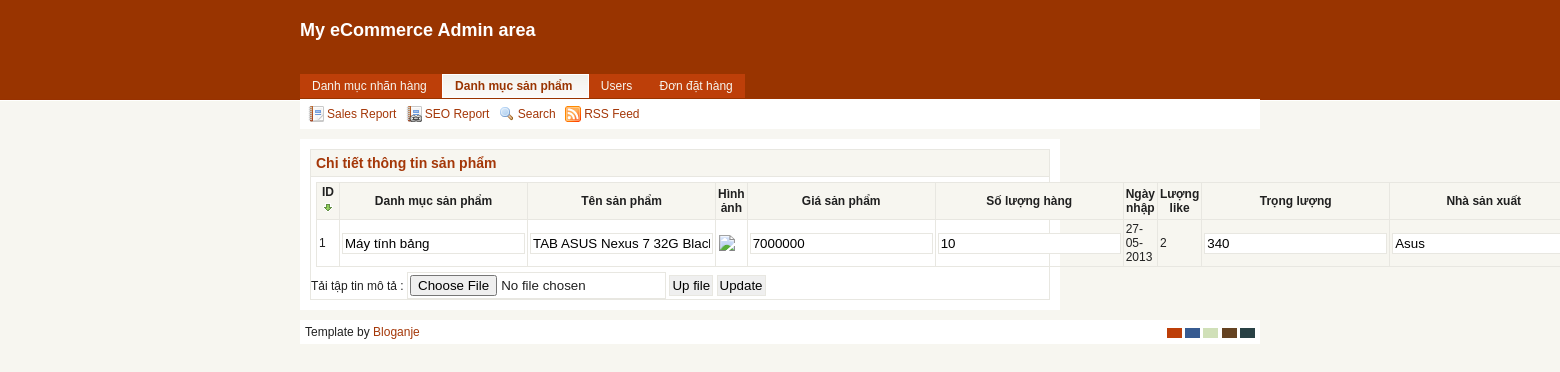
/admin/index_products.php?pid=1, run on the app's committed database.
### tables this page shows
CREATE TABLE IF NOT EXISTS `products` (
  `id` int(11) NOT NULL AUTO_INCREMENT,
  `category_id` int(11) NOT NULL,
  `product` varchar(100) NOT NULL,
  `image_small` longblob NOT NULL,
  `image_big` longblob NOT NULL,
  `price` bigint(20) unsigned NOT NULL,
  `quantity` int(10) unsigned NOT NULL,
  `date_created` timestamp NOT NULL DEFAULT CURRENT_TIMESTAMP,
  `likes` int(10) unsigned NOT NULL DEFAULT '0',
  `weight` int(11) NOT NULL,
  `maker` varchar(100) NOT NULL,
  `color` varchar(100) NOT NULL,
  PRIMARY KEY (`id`)
);

CREATE TABLE IF NOT EXISTS `categories` (
  `id` int(11) NOT NULL AUTO_INCREMENT,
  `category` varchar(100) NOT NULL,
  `description` text NOT NULL,
  `image` longblob NOT NULL,
  PRIMARY KEY (`id`)
);

### admin/modules/products_control.php (called while the page is built, shortened)
<?php
include('products_model.php');
	class pro_control
	{
	function show_detail($pid)
	{
		$prod = new Product();
		$results = $prod->show_one_prod($pid);
		include('details_product_view.php');
	}
	}
?>

### admin/includes/mysql.php (called while the page is built, shortened)
<?php
	class MySQLProvider {
	public $servername="localhost";
	public $username="root";
	public $pass="";
	function getconnect() {
	$conn=mysql_connect($this->servername,$this->username,$this->pass);
			if($conn==false)
			{
				die("Could not connect to MySQL:".mysql_error());
			}
			else
			{
				return $conn;
			}
	}
	function getresult($query) {
		$conn = $this->getconnect();
		$result = mysql_query($query,$conn);
		return $result;
	}
	}
?>

### admin/modules/products_model.php (called while the page is built, shortened)
<?php
	class Product {
		function show_one_prod($pid) {
			$mysql = new MySQLProvider();
			$query = "select * from products where id='".$pid."'";
			$result = $mysql->getresult($query);
			return $result;
		}
		function show_cat_prod($cid) {
			$mysql = new MySQLProvider();
			$query = "select * from categories where id = '".$cid."'";
			$result = $mysql->getresult($query);
			if($row = mysql_fetch_array($result))
            {
                $cat_name = $row['category'];
				return $cat_name;
			}
		}
	}
?>

### admin/modules/details_product_view.php (the view, shortened to what this page needs)
<div id="content">
                <div id="box">
                	<h3>Chi tiết thông tin sản phẩm</h3>
                	<table width='100%'>
						<thead>
							<tr>
                            	<th width="40px">ID<img src="img/icons/arrow_down_mini.gif" width="16" height="16" align="absmiddle" /></th>
                            	<th>Danh mục sản phẩm</th>
								<th> Tên sản phẩm </th>
								<th> Hình ảnh </th>
								<th> Giá sản phẩm </th>
								<th> Số lượng hàng </th>
								<th> Ngày nhập </th>
								<th> Lượng like </th>
								<th> Trọng lượng </th>
								<th> Nhà sản xuất </th>
                            </tr>
						</thead>
						<tbody>
						<form action="<?php echo $_SERVER['REQUEST_URI']; ?>" method="POST" enctype="multipart/form-data">
						<?php
							if($row=mysql_fetch_array($results))
							{
								$pid = $row["id"];
								$cid = $row["category_id"];
								$catprod = $prod->show_cat_prod($cid);
								echo "<tr>";
								echo "<td>";
								echo $row["id"];
								echo "</td>";
								echo "<td>";
								echo "<input type='text' value='".$catprod."' name='product' />";$catprod;
								echo "</td>";
								echo "<td>";
								echo "<input type='text' value='".$row["product"]."' name='product' />";
								echo "</td>";
								echo "<td>";
								echo "<img src='modules/image_prod.php?id=".$pid."' />";
								echo "</td>";
								echo "<td>";
								echo "<input type='text' value='".$row["price"]."' name='price' />";
								echo "</td>";
								echo "<td>";
								echo "<input type='text' value='".$row["quantity"]."' name='quantity' />";
								echo "</td>";
								echo "<td>";
								echo date('d-m-Y',strtotime($row["date_created"]));
								echo "</td>";
								echo "<td>";
								echo $row["likes"];
								echo "</td>";
								echo "<td>";
								echo "<input type='text' value='".$row["weight"]."' name='weight' />";
								echo "</td>";
								echo "<td>";
								echo "<input type='text' value='".$row["maker"]."' name='maker' />";
								echo "</td>";
								echo "</tr>";
							}
						?>
						</tbody>
					</table>
					<label for="file_up">Tải tập tin mô tả : </label>
					<input name="file_up"  type="file" />
					<input type="submit" value="Up file" name="upload_file" />
					<input type="submit" value="Update" name="up" />
                  </div>
</div>

### admin/css/theme.css (style rules this page uses)
body { background:#f7f6f0 url(../img/bg.jpg) repeat-x top; color: #202020; }
a, a:visited { color:#a43708; }
input { border:1px solid #e8e7e1; }
#header h2 { color:#FFF; }
#content { background:#FFF; }
#topmenu a,#topmenu a:visited { color:#f7f6f0; background:#bd3f09; }
#topmenu .current a, #topmenu .current a:hover, #topmenu .current a:visited { color:#993400; background: #FFF url(../img/bg_menu_red.jpg) repeat-x top; border-left: #FFF 1px solid; border-right: #FFF 1px solid; }
#top-panel { background:#FFF; }
table { background:none; }
td, th { border:1px solid #e8e7e1; }
thead { background:#f7f6f0; }
#styleswitcher { background:#FFFFFF; }
#footer { background:#FFF; }
#box { border:1px solid #e8e7e1; }
#box h3 { background:#f7f6f0; border-bottom:1px solid #e8e7e1; color:#a43708; }

### admin/css/style.css (style rules this page uses)
* { margin:0; padding:0; }
img, div,a { behavior: url(css/iepngfix.htc) }
body { font-size: 12px; font-family: Arial, Tahoma, Verdana; }
a, a:visited { text-decoration:none; }
img { border:0; margin:1px; }
input { padding:2px; }
#container { width:960px; margin-left:auto; margin-right:auto; }
#header { width:960px; }
#header h2 { margin-top:20px; }
#content { width:740px; float:left; margin:10px 0 10px 0; padding:10px; }
#footer { clear:both; padding:5px; margin-top:10px; }
#box h3 { padding:5px; font-size:14px; }
#topmenu { margin-top:33px; width:700px; float:left; voice-family:inherit; }
#topmenu ul { list-style:none; line-height:25px; }
#topmenu li { display:inline; }
#topmenu a,#topmenu a:visited { padding:5px 12px 5px 12px; text-decoration:none; }
#topmenu .current a, #topmenu .current a:hover, #topmenu .current a:visited { padding:5px 12px 5px 12px; font-weight:bold; }
#top-panel { background:#FFF; padding:5px; height:20px; float:left; width:950px; }
#top-panel ul { list-style:none; }
#top-panel ul li { display:inline; line-height:20px; }
#top-panel ul li a { padding-left:19px; text-decoration:none; margin:0 3px; display:inline-block; }
#styleswitcher { float:right; }
#styleswitcher ul { list-style:none; line-height:10px; }
#styleswitcher li { height:12px; display:inline; }
#footer ul { list-style:none; }
#footer li { display:inline; }
a#defswitch { width:15px; height:10px; margin: 3px 0 3px 0; background-color:#bd3f09; font-size: 8px; color:#bd3f09; display:inline-block; }
a#blueswitch { width:15px; height:10px; margin: 3px 0 3px 0; background-color:#375b91; font-size: 8px; color:#375b91; display:inline-block; }
a#greenswitch { width:15px; height:10px; margin: 3px 0 3px 0; background-color:#d0e0b8; font-size: 8px; color:#d0e0b8; display:inline-block; }
a#brownswitch { width:15px; height:10px; margin: 3px 0 3px 0; background-color:#654322; font-size: 8px; color:#654322; display:inline-block; }
a#mixswitch { width:15px; height:10px; margin: 3px 0 3px 0; background-color:#294145; font-size: 8px; color:#294145; display:inline-block; }
#credits { clear:both; width:200px; float:left; }
table { margin:5px; border-collapse: collapse; table-layout:automatic; width:98%; }
td, th { padding: 2px; }
form { padding:10px; margin:0 auto; }
.search { background:transparent url(../img/icons/magnifier.png) no-repeat left; }
.feed { background:transparent url(../img/icons/feed.png) no-repeat left; }
.report { background:transparent url(../img/icons/report.png) no-repeat left; }
.report_seo { background:transparent url(../img/icons/report_link.png) no-repeat left; }

### data on the page
products: id "1", product "Máy tính bảng", product "TAB ASUS Nexus 7 32G Black", price "7000000", quantity "10", date_created "27-05-2013", likes "2", weight "340", maker "Asus"
